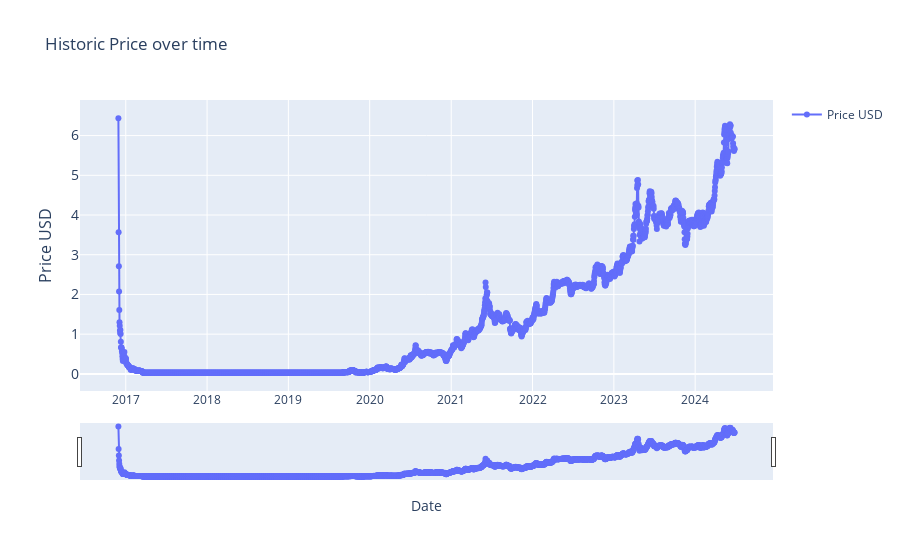

Here is the notebook cell this chart was saved with:
### Markdown cell above
### Historic Price (0)

### Code cell
# > Historic Price (Basic)

import plotly.graph_objects as go
import pandas as pd
from ipywidgets import interact, DatePicker
import numpy as np

# renames current item to df
df = current_item

# Function to update the graph based on the selected date range
def update_graph(start_date, end_date):
    # Filtering the data based on the date range
    mask = (df.index >= pd.to_datetime(start_date)) & (df.index <= pd.to_datetime(end_date))
    filtered_data = df.loc[mask]

    # Creating the plot
    fig = go.Figure()
    fig.add_trace(go.Scatter(x=filtered_data.index, y=filtered_data['price_usd'], mode='lines+markers', name='Price USD'))

    # Formatting
    fig.update_layout(
        title='Historic Price over time',
        xaxis_title='Date',
        yaxis_title='Price USD',
        yaxis=dict(
            title='Price USD',
            titlefont_size=16,
            tickfont_size=14,
        ),
        xaxis=dict(  # Added lines for range slider
            rangeslider=dict(
                visible=True
            ),
            type="date"
        ),
        showlegend=True

        )

    fig.show()


# Creating interactive widgets for date selection
start_date_picker = DatePicker(description='Start Date', value=START_DATE)
end_date_picker = DatePicker(description='End Date', value=END_DATE)

# Display the interactive widget
interact(update_graph, start_date=start_date_picker, end_date=end_date_picker)

### Figure 1 — Plotly figure (JSON) as saved in the notebook; plotly's stock layout.template omitted (floating-point values rounded to 4 significant figures; data arrays with more than 128 entries replaced by an {"elided": "..."} marker saying what was removed)
{"data": [{"mode": "lines+markers", "name": "Price USD", "type": "scatter", "x": {"elided": "2767 str values"}, "y": {"elided": "2767 float values"}}], "layout": {"showlegend": true, "title": {"text": "Historic Price over time"}, "xaxis": {"rangeslider": {"visible": true}, "title": {"text": "Date"}, "type": "date"}, "yaxis": {"tickfont": {"size": 14}, "title": {"font": {"size": 16}, "text": "Price USD"}}}}
